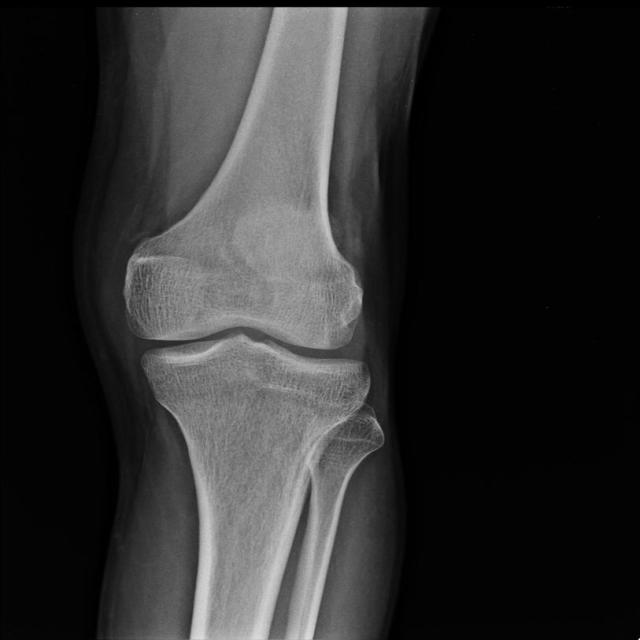
#> input picture dataset/Avulsion fracture/05cc2e0302957e0ad27edb6b9ffbc2_jumbo_jpg.rf.c15eb3758845b639f3aaba73c373501d.jpg, 640 x 640 px, found by its file name; its folder holds only this picture in this run
$ jupyter execute percobaan3.ipynb   (older library calls are emulated)
#> lines starting #> are read from the running program, lines starting #| are printed output that depends on the picture
# KELOMPOK 21
**- CHRISTIAN HADI CANDRA (F1D02310108)**
**- DODI WIJAYA (F1D02310047)**
**- HILYA FITRI (F1D02310009)**
**- R. RAFI YUDI PRAMANA (F1D02310132)**

## KLASIFIKASI PATAH TULANG

## IMPORT LIBRARY

[cell 1]
import os
import cv2 as cv
import matplotlib.pyplot as plt
import numpy as np
import pandas as pd
from sklearn.model_selection import train_test_split, cross_val_predict
from sklearn.metrics import accuracy_score, classification_report
from skimage.feature import graycomatrix, graycoprops
from scipy.stats import entropy
from sklearn.ensemble import RandomForestClassifier
from sklearn.svm import SVC
from sklearn.neighbors import KNeighborsClassifier
from sklearn.metrics import accuracy_score, precision_score, recall_score, f1_score, confusion_matrix, classification_report
from sklearn.metrics import (confusion_matrix, ConfusionMatrixDisplay)
import seaborn as sns

| **Library** | **Penjelasan** |
|-------------|----------------|
| `os` | Digunakan untuk interaksi dengan sistem file, seperti mengakses direktori, membaca isi folder, dan mengelola path file. Dalam klasifikasi patah tulang, `os` sangat berguna untuk menavigasi struktur folder dataset, seperti mengambil data dari subfolder kelas tertentu menggunakan `os.listdir()` dan `os.path.join()`. |
| `cv2` | OpenCV adalah library utama untuk pemrosesan citra. Digunakan untuk membaca gambar (`cv2.imread`), mengubah ukuran (`cv2.resize`), dan konversi ke grayscale (`cv2.cvtColor`). Juga mendukung filtering, thresholding, dan morfologi (dilasi, erosi), sangat penting dalam membersihkan citra X-ray sebelum ekstraksi fitur. |
| `matplotlib.pyplot` | Digunakan untuk visualisasi gambar dan grafik. Membantu menampilkan hasil preprocessing, prediksi, grafik akurasi, dan confusion matrix. Sangat berguna untuk analisis dan dokumentasi hasil dalam proyek klasifikasi citra patah tulang. |
| `numpy` | Library dasar untuk komputasi numerik. Mewakili citra sebagai array dan digunakan dalam semua tahap manipulasi data, termasuk reshape, mean, std, serta operasi matriks. Hasil ekstraksi fitur juga biasanya disimpan dalam array numpy. |
| `pandas` | Digunakan untuk pengelolaan data tabular dengan `DataFrame`. Sangat berguna untuk menyimpan fitur hasil ekstraksi beserta labelnya. Memudahkan analisis, eksplorasi, dan integrasi dengan model machine learning. Hasil evaluasi juga bisa disimpan ke CSV atau Excel. |

[cell 2]
data = []
labels = []
file_name = []

# Load data dari folder dataset
for sub_folder in os.listdir("dataset\\"):
    sub_folder_path = os.path.join("dataset\\", sub_folder)
    if not os.path.isdir(sub_folder_path):
        continue  # skip kalau bukan folder
    sub_folder_files = os.listdir(sub_folder_path)
    for filename in sub_folder_files:
        img_path = os.path.join(sub_folder_path, filename)
        img = cv.imread(img_path)
#> img is the input picture: shape (640, 640, 3); min 0, max 250, mean 46
        if img is None:
            print(f"Warning: gagal load {img_path}")
            continue
        img = cv.resize(img, (512,512))
#> img: shape (512, 512, 3)
#> pass 3 of the loop `for sub_folder in os.listdir("dataset\\"):`:
#> sub_folder_files = 1 item
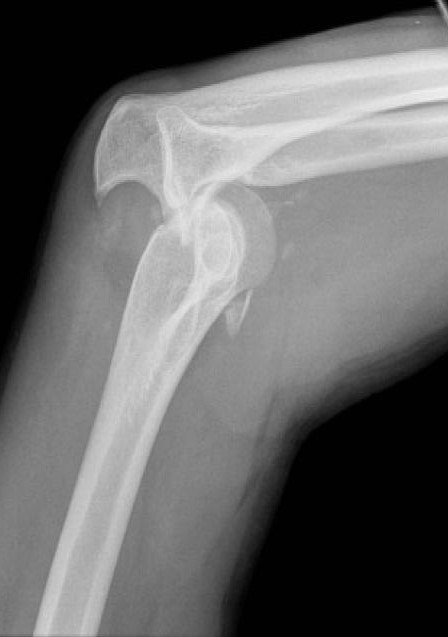
#> input picture dataset/Fracture Dislocation/0b0927c9e289f1b59085553d3ad46cf08b9566b76aa840d0a17d33c6e626825d_gallery_jpeg.rf.59cd1582385c6b6fbe54afaa63d5099e.jpg, 448 x 637 px, found by its file name
#> img is the input picture: shape (637, 448, 3); min 0, max 240, mean 103.7
#> `img = cv.resize(img, (512,512))`:
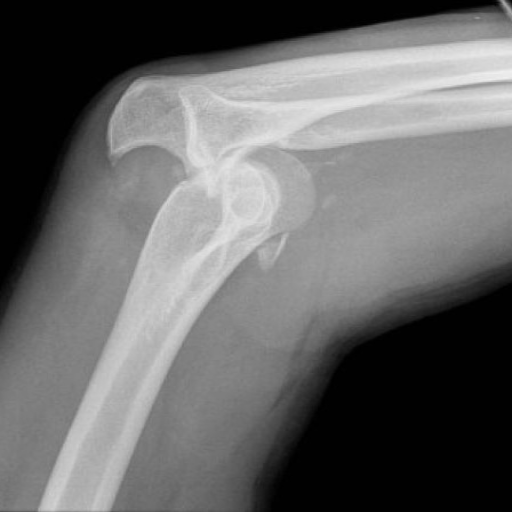
#> img: shape (512, 512, 3); min 0, max 239, mean 103.6

        data.append(img)
        labels.append(sub_folder)
        file_name.append(filename)

data = np.array(data)
labels = np.array(labels)

# Hitung jumlah data tiap kelas manual
class_count = {}
for label in labels:
    if label in class_count:
        class_count[label] += 1
    else:
        class_count[label] = 1

label = list(class_count.keys())
jumlah = list(class_count.values())

# Plot diagram batang
plt.figure(figsize=(10,6))
plt.bar(label, jumlah, color='skyblue')
plt.title("Dataset Patah Tulang")
plt.xlabel("Nama Kelas")
plt.ylabel("Jumlah Citra")
plt.xticks(rotation=45)
plt.tight_layout()
plt.show()
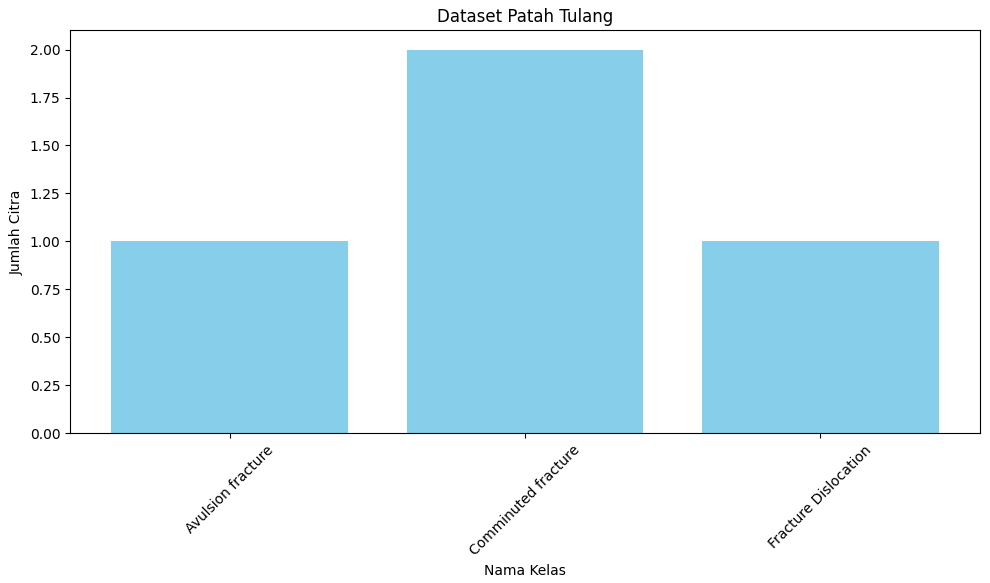
#> figure drawn by matplotlib, 1 panel; tallest bar 2 high, from x = 0.6 to 1.4
